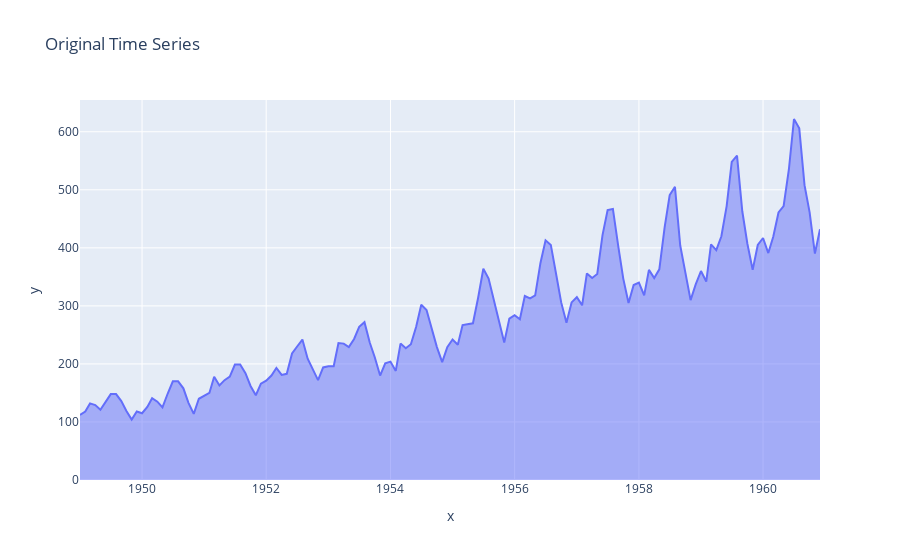

The notebook cell this image was saved under:
### Markdown cell above
## Additive Model

$y_t = T_t + S_t + e_t$

### Code cell
import plotly.express as px

fig = px.area(x=df_passenger.index, y=df_passenger['Passengers'], title='Original Time Series')
fig

### Figure 1 — Plotly figure (JSON) as saved in the notebook; plotly's stock layout.template omitted (floating-point values rounded to 4 significant figures; data arrays with more than 128 entries replaced by an {"elided": "..."} marker saying what was removed)
{"data": [{"fillpattern": {"shape": ""}, "hovertemplate": "x=%{x}<br>y=%{y}<extra></extra>", "legendgroup": "", "line": {"color": "#636efa"}, "marker": {"symbol": "circle"}, "mode": "lines", "name": "", "orientation": "v", "showlegend": false, "stackgroup": "1", "type": "scatter", "x": {"elided": "144 str values"}, "xaxis": "x", "y": {"elided": "144 int values"}, "yaxis": "y"}], "layout": {"legend": {"tracegroupgap": 0}, "title": {"text": "Original Time Series"}, "xaxis": {"anchor": "y", "domain": [0, 1], "title": {"text": "x"}}, "yaxis": {"anchor": "x", "domain": [0, 1], "title": {"text": "y"}}}}
